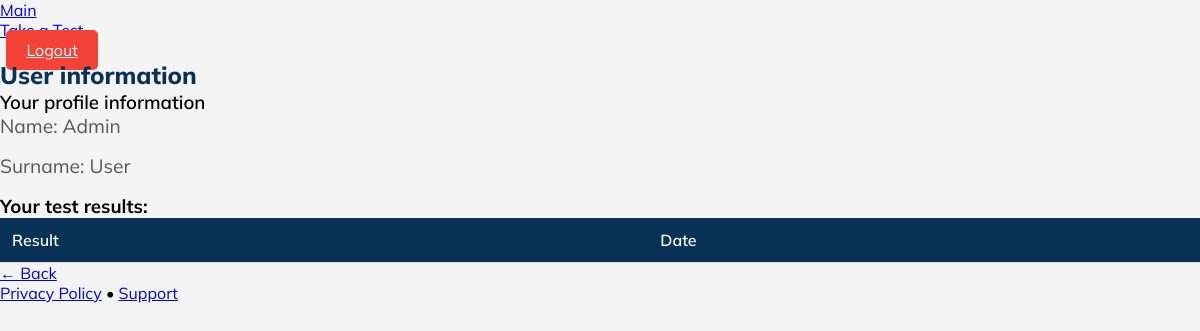
The page /profile (signed in) on the database as committed earlier.
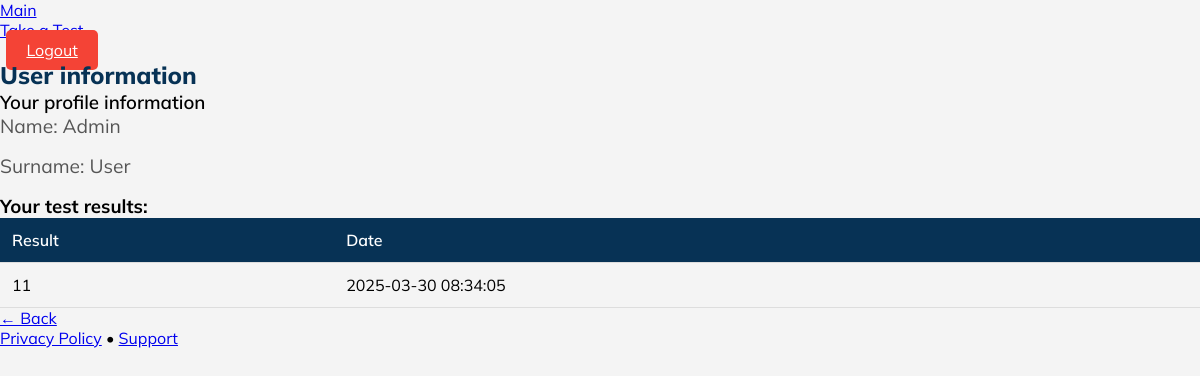
The same page on the database as committed later.
### tables this page shows
CREATE TABLE results (
    id INTEGER PRIMARY KEY AUTOINCREMENT,
    user_id INTEGER NOT NULL,
    ball INTEGER NOT NULL,
    test_date TEXT NOT NULL,
    FOREIGN KEY (user_id) REFERENCES users(id)
);

### app.py (the view)
@app.route("/profile")
def profile():
    if "user_id" not in session:
        return redirect(url_for("login"))
    user_id = session["user_id"]
    conn = conn_databaza()
    cursor = conn.cursor()
    cursor.execute("SELECT * FROM results WHERE user_id = ? ORDER BY test_date DESC", (user_id,))
    results = cursor.fetchall()
    conn.close()
    return render_template("profile.html", results=results, first_name=session["first_name"], last_name=session["last_name"])

### app.py (called while the page is built)
def conn_databaza():
    conn = sqlite3.connect("users.db")
    conn.row_factory = sqlite3.Row
    return conn

### templates/profile.html (shortened to what this page needs)
<!DOCTYPE html>
<html lang="en">
<head>
    <link rel="stylesheet" href="https://cdn.jsdelivr.net/npm/@picocss/pico@1/css/pico.min.css">
    <link rel="stylesheet" href="/static/profile.css">
</head>
<body>
    <div class="header-wrapper">
        <nav class="container">
            <ul>
                <li><a href="/">Main</a></li>
            </ul>
            <ul>
                <li><a href="/test-cover">Take a Test</a></li>
                <li><a  class="logout" href="/logout">Logout</a></li>
            </ul>
        </nav>
    </div>
    <main class="container">
        <section>
            <hgroup>
                <h2>User information</h2>
                <h3>Your profile information</h3>
            </hgroup>
            <p>Name: {{ first_name }}</p>
            <p>Surname: {{ last_name }}</p>
            <h3>Your test results:</h3>
            <table>
                <thead>
                    <tr>
                        <th>Result</th>
                        <th>Date</th>
                    </tr>
                </thead>
                <tbody>
                    {% for result in results %}
                    <tr>
                        <td>{{ result["ball"] }}</td>
                        <td>{{ result["test_date"] }}</td>
                    </tr>
                    {% endfor %}
                </tbody>
            </table>
            <a href="/" role="button">← Back</a>
        </section>
    </main>
    <footer class="container">
        <a href="#">Privacy Policy</a> • <a href="#">Support</a>
    </footer>
</body>
</html>

Rows that differ between the two databases and show on the page:
now on this page (row edited): results: ball "11", test_date "2025-03-30 08:34:05"
